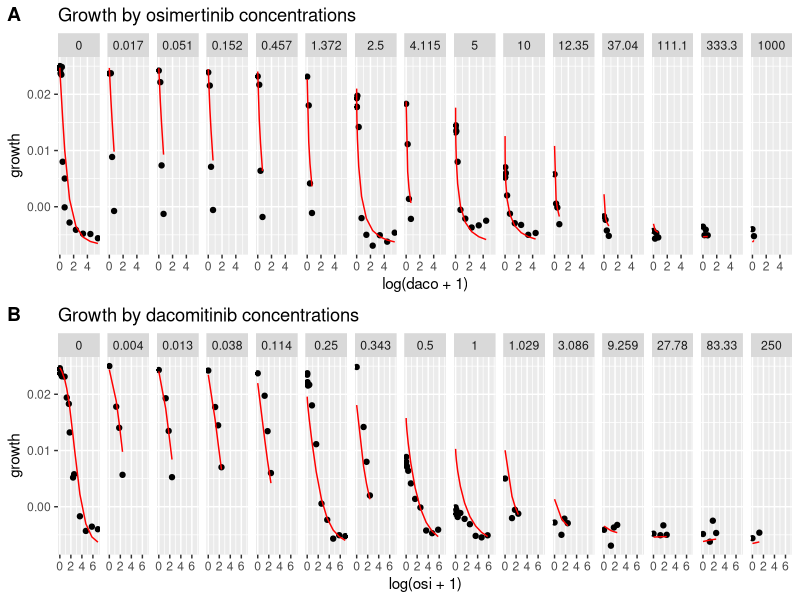

Write R code to recreate this figure.
#####
# Author: Kamrine Poels
# Description: Obtain growth rates of PC9 cell lines in combined treatment levels of 
#   dacomitinib and osimertinib
#####

library(tidyverse)
library(reshape2)
library(ggpubr)

#### Day 1 of PC9
# Read data
ccOsi = read.csv("../Data from Scott/PC9_Osi/Day 1-PC9_Osi.csv", header = F,
                 stringsAsFactors = F)
ccDaco = read.csv("../Data from Scott/PC9_Daco/Day 1-PC9_Daco.csv", header = F,
                  stringsAsFactors = F)
# Modify data for easier analysis
ccOsi[1,dim(ccOsi)[2]] = 0
ccOsi$V1 = as.numeric(ccOsi$V1)
ccOsi$V13 = as.numeric(ccOsi$V13)
ccDaco[1,dim(ccDaco)[2]] = 0
ccDaco$V1 = as.numeric(ccDaco$V1)
ccDaco$V13 = as.numeric(ccDaco$V13)
# Melt data frames and bind them
colnames(ccOsi) = ccOsi[1,]
ccOsi = ccOsi[-1,]
ccOsi = melt(ccOsi, id.vars = "NA")
colnames(ccOsi) = c("daco", "osi", "cellCount")
ccOsi$osi = as.numeric(as.character(ccOsi$osi))
colnames(ccDaco) = ccDaco[1,]
ccDaco = ccDaco[-1,]
ccDaco = melt(ccDaco, id.vars = "NA")
colnames(ccDaco) = c("osi", "daco", "cellCount")
ccDaco$daco = as.numeric(as.character(ccDaco$daco))
cc1day = rbind(ccOsi, ccDaco)
ccFrame = cbind(cc1day, hr = rep(24, dim(cc1day)[1]))

#### Day 2 of PC9
ccOsi = read.csv("../Data from Scott/PC9_Osi/Day 2-PC9_Osi.csv", header = F,
                 stringsAsFactors = F)
ccDaco = read.csv("../Data from Scott/PC9_Daco/Day 2-PC9_Daco.csv", header = F,
                  stringsAsFactors = F)
# Modify data for easier analysis
ccOsi[1,dim(ccOsi)[2]] = 0
ccOsi$V1 = as.numeric(ccOsi$V1)
ccOsi$V13 = as.numeric(ccOsi$V13)
ccDaco[1,dim(ccDaco)[2]] = 0
ccDaco$V1 = as.numeric(ccDaco$V1)
ccDaco$V13 = as.numeric(ccDaco$V13)
# Melt data frames and bind them
colnames(ccOsi) = ccOsi[1,]
ccOsi = ccOsi[-1,]
ccOsi = melt(ccOsi, id.vars = "NA")
colnames(ccOsi) = c("daco", "osi", "cellCount")
ccOsi$osi = as.numeric(as.character(ccOsi$osi))
colnames(ccDaco) = ccDaco[1,]
ccDaco = ccDaco[-1,]
ccDaco = melt(ccDaco, id.vars = "NA")
colnames(ccDaco) = c("osi", "daco", "cellCount")
ccDaco$daco = as.numeric(as.character(ccDaco$daco))
cc2day = rbind(ccOsi, ccDaco)
cc2day = cbind(cc2day, hr = rep(48, dim(cc2day)[1]))
ccFrame = rbind(ccFrame, cc2day)

#### Day 3 of PC9
ccOsi = read.csv("../Data from Scott/PC9_Osi/Day 3-PC9_Osi.csv", header = F,
                 stringsAsFactors = F)
ccDaco = read.csv("../Data from Scott/PC9_Daco/Day 3-PC9_Daco.csv", header = F,
                  stringsAsFactors = F)
# Modify data for easier analysis
ccOsi[1,dim(ccOsi)[2]] = 0
ccOsi$V1 = as.numeric(ccOsi$V1)
ccOsi$V13 = as.numeric(ccOsi$V13)
ccDaco[1,dim(ccDaco)[2]] = 0
ccDaco$V1 = as.numeric(ccDaco$V1)
ccDaco$V13 = as.numeric(ccDaco$V13)
# Melt data frames and bind them
colnames(ccOsi) = ccOsi[1,]
ccOsi = ccOsi[-1,]
ccOsi = melt(ccOsi, id.vars = "NA")
colnames(ccOsi) = c("daco", "osi", "cellCount")
ccOsi$osi = as.numeric(as.character(ccOsi$osi))
colnames(ccDaco) = ccDaco[1,]
ccDaco = ccDaco[-1,]
ccDaco = melt(ccDaco, id.vars = "NA")
colnames(ccDaco) = c("osi", "daco", "cellCount")
ccDaco$daco = as.numeric(as.character(ccDaco$daco))
cc3day = rbind(ccOsi, ccDaco)
cc3day = cbind(cc3day, hr = rep(72, dim(cc3day)[1]))
ccFrame = as.tibble(rbind(ccFrame, cc3day))

# ccFrame %>%
#   filter(daco == 0) %>%
#   filter(osi %in% c(0,2.5, 5, 10, 1000)) %>%
#   ggplot(aes(x = hr, y = log10(cellCount), color = as.factor(osi)))+
#   geom_point()+
#   geom_smooth(method = "lm")+
#   scale_y_continuous(name = "", labels = scales::math_format(expr = 10^.x))+
#   scale_color_grey(name = "Osimertinib (nM)") +
#   labs(x = "Time (hr)")+
#   theme_bw(base_size = 20)
# ggsave("Figures/cellCount_PC9osi_greyscale.pdf", width = 7, height = 4)
# 
# ccFrame %>%
#   filter(osi == 0) %>%
#   filter(daco %in% c(0,.25, .5, 1, 250)) %>%
#   ggplot(aes(x = hr, y = log10(cellCount), color = as.factor(daco)))+
#   geom_point()+
#   geom_smooth(method = "lm")+
#   scale_y_continuous(name = "Cell Count for PC9", labels = scales::math_format(expr = 10^.x))+
#   scale_colour_brewer(name = "Dacomitinib (nM)", palette = "Oranges", ) +
#   labs(x = "Time (hr)")+
#   theme_bw(base_size = 20)
# ggsave("Figures/cellCount_PC9daco_greyscale.pdf", width = 7, height = 4)

# ccFrame %>% 
#   filter(!(osi == 5 & daco == 250) & !(osi == 10 & daco == 250) &
#            !(osi == 1000 & daco == .5) & !(osi == 1000 & daco == 1)) %>% 
#   ggplot(aes(x = hr, y = log(cellCount)))+
#   geom_point()+
#   geom_smooth(method = "lm")+
#   facet_grid(as.factor(osi)~as.factor(daco))

# Estimate growth proliferation rates
# Plan: regress for each concentration level and obtain growth rates.
# Group by combination
pc9growth = ccFrame %>%
  filter(!(osi == 5 & daco == 250) & !(osi == 10 & daco == 250) &
           !(osi == 1000 & daco == .5) & !(osi == 1000 & daco == 1)) %>%
  group_by(daco, osi) %>% 
  do(model = lm(log(cellCount+1) ~ hr, data = .)) %>% 
  summarise(daco = daco, osi = osi, growth = model$coefficients[2], sd = summary(model)$coefficients[2,2])

if (min(pc9growth$growth)<0){
  dpc9 = abs(min(pc9growth$growth))
}else{
  dpc9 = 0.1
}

# Fitting using linear regression
ymin = min(pc9growth$growth)-10^-5
ymax = max(pc9growth$growth)+10^-5

convertGrowth = function(growth, trans = F){
  if (trans){log((growth-ymin)/(ymax - growth))}
  else{(ymax*exp(growth)+ymin)/(1+exp(growth))}
}

pc9fit = lm(log((growth-ymin)/(ymax - growth))~I(log(daco+1)^(1/3))*I(log(osi+1)^(1/1.5)), pc9growth)

figA = pc9growth %>% 
  mutate(fit = predict(pc9fit, newdata = .)) %>% 
  mutate(fit = (ymax*exp(fit)+ymin)/(1+exp(fit))) %>% 
  ggplot(aes(x = log(daco+1), y = growth))+
  geom_point() +
  geom_line(aes(y = fit), color = "red") +
  labs(title = "Growth by osimertinib concentrations") +
  facet_grid(~as.factor(osi))

figB = pc9growth %>% 
  mutate(fit = predict(pc9fit, newdata = .)) %>% 
  mutate(fit = (ymax*exp(fit)+ymin)/(1+exp(fit))) %>% 
  ggplot(aes(x = log(osi+1), y = growth))+
  geom_point() +
  geom_line(aes(y = fit), color = "red") +
  labs(title = "Growth by dacomitinib concentrations") +
  facet_grid(~as.factor(daco))

ggarrange(figA, figB, ncol = 1, labels = c("A", "B"))
# ggsave("../Figures/growthPredictios_PC9.pdf", width = 15, height = 5)
